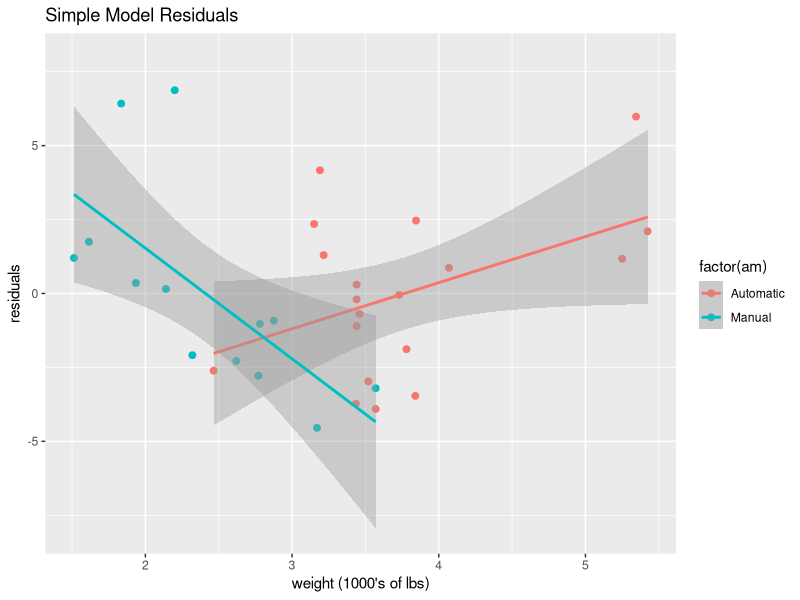
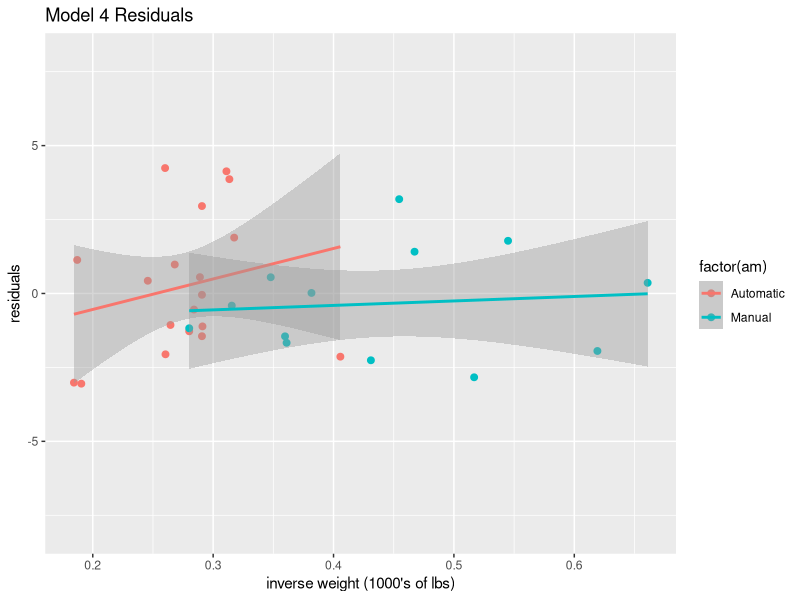
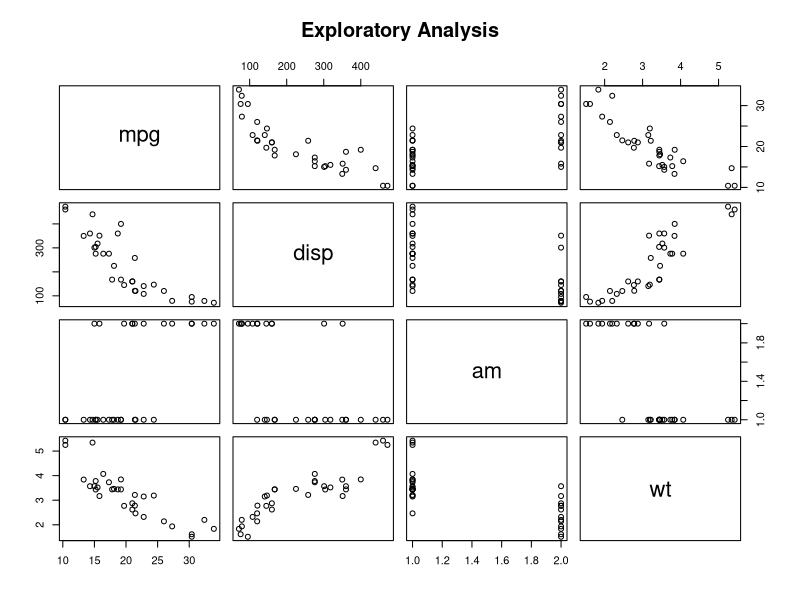
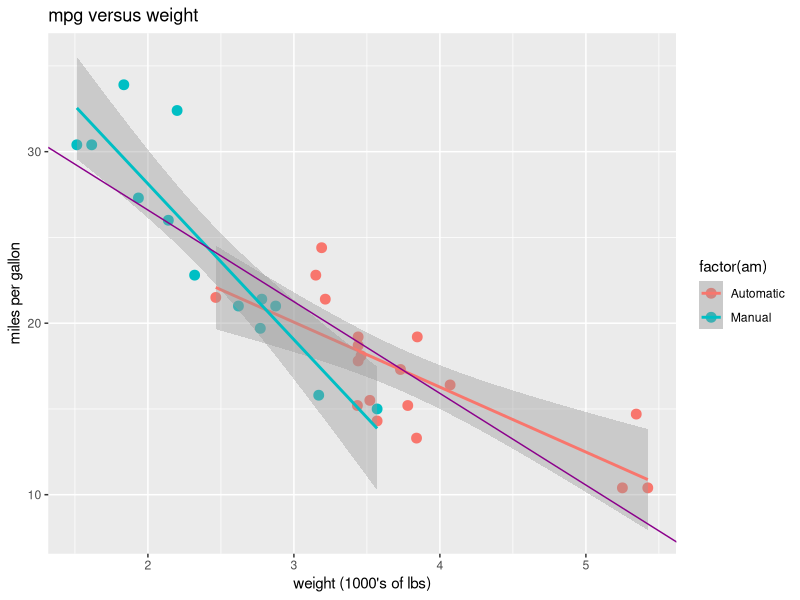
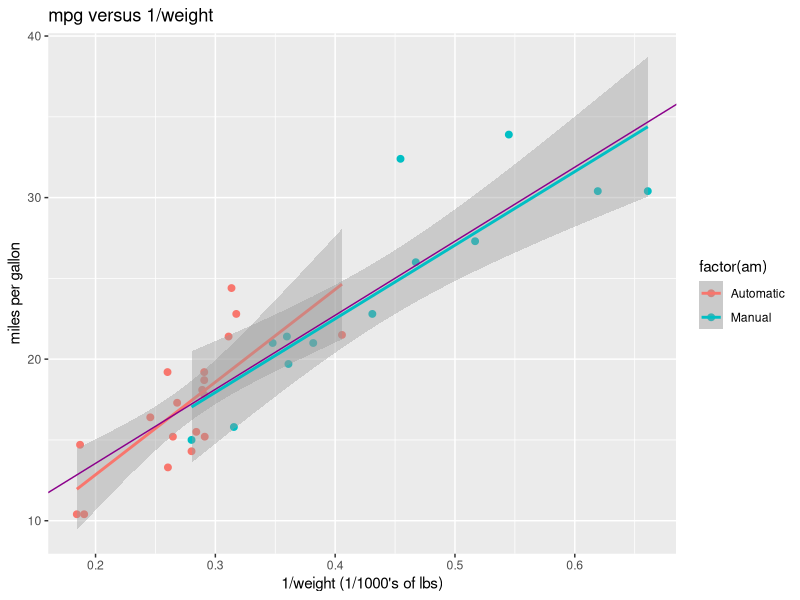
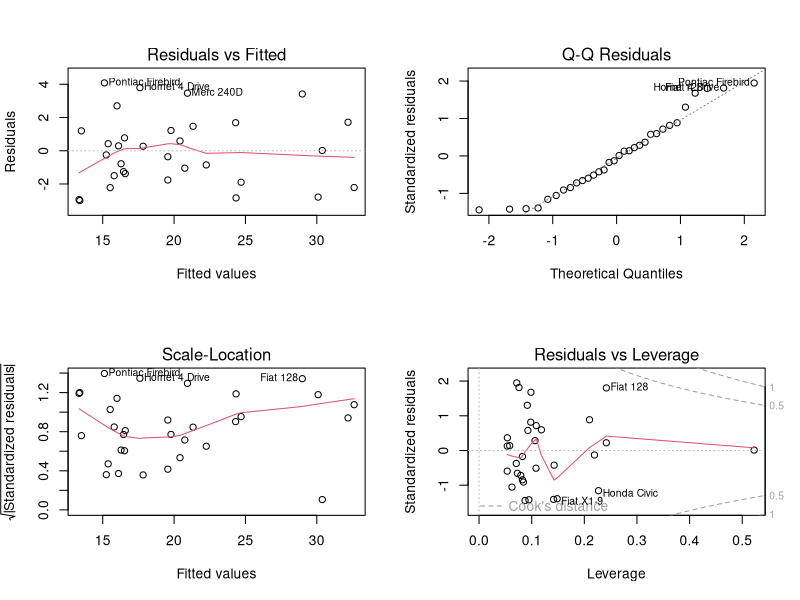

The R script that drew these images, in order:
## ---- chunk 1
data(mtcars)
library(plyr)
library(ggplot2)

##clean up factor
mtcars$am <- as.factor(mtcars$am)
levels(mtcars$am) <-c("Automatic", "Manual")


##create new data columns for inverse weight adn displacement


mtcars2<-mutate(mtcars, invwt=1/wt)
mtcars2<-mutate(mtcars2, invdisp=1/disp)


## ---- chunk 2
library(plyr)
library(ggplot2)
data(mtcars)

p1<-ggplot(mtcars, aes(wt, mpg, color=factor(am))) + geom_point(size=3)
p1<-p1+ggtitle("mpg versus weight")
p1<-p1+labs(x="weight (1000's of lbs)", y="miles per gallon")
p1<-p1+geom_smooth(method=lm)


f1<-lm(mpg~ wt, data=mtcars)
int<-coef(f1)[1]
slp<-coef(f1)[2]


plot_linear_wt<-p1+geom_abline(intercept=int, slope=slp, col="darkmagenta")



## ---- chunk 3



rmpg<-residuals(f1)
resid<-as.data.frame(rmpg)

mtcars2<-cbind(mtcars2, resid$rmpg)

p<-ggplot(mtcars2, aes(wt, resid$rmpg, color=factor(am))) + geom_point(size=2)
p<-p+ggtitle("Simple Model Residuals")
p<-p+labs(x="weight (1000's of lbs)", y="residuals")
p<-p+geom_smooth(method=lm,se=TRUE)
p<-p+coord_cartesian(ylim = c(-8, 8)) 


print(p)

## ---- chunk 4
library(plyr)
library(ggplot2)

##plot of data versus inverse weight
p1<-ggplot(mtcars2, aes(invwt, mpg, color=factor(am))) + geom_point(size=2)
p1<-p1+ggtitle("mpg versus 1/weight")
p1<-p1+labs(x="1/weight (1/1000's of lbs)", y="miles per gallon")
p1<-p1+geom_smooth(method=lm)


f2<-lm(mpg~ invwt, data=mtcars2)
int<-coef(f2)[1]
slp<-coef(f2)[2]


plot_inv_wt<-p1+geom_abline(intercept=int, slope=slp, col="darkmagenta")


## ---- chunk 5

f3<-lm(mpg~ invwt + invdisp, data=mtcars2)

rmpg3<-residuals(f3)
resid<-as.data.frame(rmpg3)

mtcars2<-cbind(mtcars2, resid$rmpg3)

p<-ggplot(mtcars2, aes(invwt, resid$rmpg3, color=factor(am))) + geom_point(size=2)
p<-p+ggtitle("Model 4 Residuals")
p<-p+labs(x="inverse weight (1000's of lbs)", y="residuals")
p<-p+geom_smooth(method=lm,se=TRUE)
p<-p+coord_cartesian(ylim = c(-8, 8))
p

## ---- chunk 6

f4<-lm(mpg~ factor(am) + invwt+invdisp, data=mtcars2)


## ---- chunk 7

##plot pairs of displacement, am, and weight
pairs(mpg~disp+am+wt,data=mtcars2, 
   main="Exploratory Analysis")
## ---- chunk 8
plot_linear_wt
## ---- chunk 9
plot_inv_wt
## ---- chunk 10
anova(f1, f4)
## ---- chunk 11

summary(f4)

par(mfrow=c(2,2))  
plot(f4)
